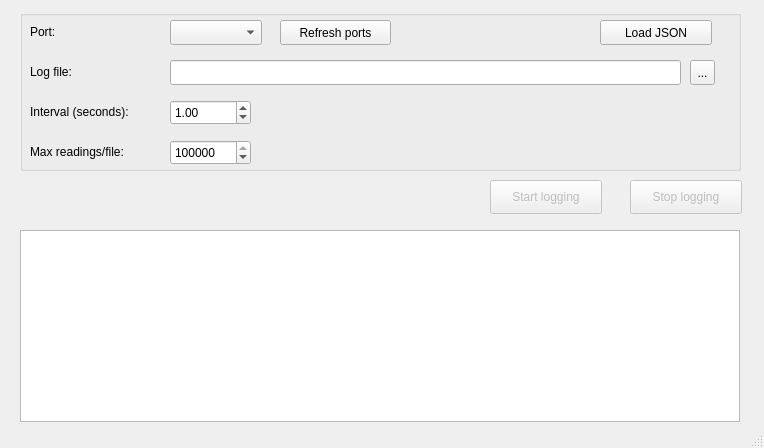
<?xml version="1.0" encoding="UTF-8"?>
<ui version="4.0">
 <class>hi</class>
 <widget class="QMainWindow" name="hi">
  <property name="enabled">
   <bool>true</bool>
  </property>
  <property name="geometry">
   <rect>
    <x>0</x>
    <y>0</y>
    <width>764</width>
    <height>448</height>
   </rect>
  </property>
  <property name="windowTitle">
   <string>Modbus Reader</string>
  </property>
  <property name="animated">
   <bool>true</bool>
  </property>
  <property name="dockNestingEnabled">
   <bool>false</bool>
  </property>
  <widget class="QWidget" name="centralwidget">
   <widget class="QTextBrowser" name="statusdisplay">
    <property name="geometry">
     <rect>
      <x>20</x>
      <y>230</y>
      <width>720</width>
      <height>192</height>
     </rect>
    </property>
   </widget>
   <widget class="QGroupBox" name="groupBox">
    <property name="geometry">
     <rect>
      <x>20</x>
      <y>10</y>
      <width>721</width>
      <height>161</height>
     </rect>
    </property>
    <property name="title">
     <string/>
    </property>
    <widget class="QLabel" name="label_2">
     <property name="geometry">
      <rect>
       <x>10</x>
       <y>52</y>
       <width>101</width>
       <height>19</height>
      </rect>
     </property>
     <property name="text">
      <string>Log file:</string>
     </property>
    </widget>
    <widget class="QLineEdit" name="filenamebox">
     <property name="geometry">
      <rect>
       <x>150</x>
       <y>50</y>
       <width>511</width>
       <height>25</height>
      </rect>
     </property>
     <property name="text">
      <string/>
     </property>
    </widget>
    <widget class="QLabel" name="label">
     <property name="geometry">
      <rect>
       <x>10</x>
       <y>92</y>
       <width>131</width>
       <height>19</height>
      </rect>
     </property>
     <property name="text">
      <string>Interval (seconds):</string>
     </property>
    </widget>
    <widget class="QDoubleSpinBox" name="timeinterval">
     <property name="geometry">
      <rect>
       <x>150</x>
       <y>90</y>
       <width>81</width>
       <height>25</height>
      </rect>
     </property>
     <property name="singleStep">
      <double>0.100000000000000</double>
     </property>
     <property name="value">
      <double>1.000000000000000</double>
     </property>
    </widget>
    <widget class="QToolButton" name="filebrowse">
     <property name="geometry">
      <rect>
       <x>670</x>
       <y>50</y>
       <width>25</width>
       <height>25</height>
      </rect>
     </property>
     <property name="text">
      <string>...</string>
     </property>
    </widget>
    <widget class="QLabel" name="label_3">
     <property name="geometry">
      <rect>
       <x>10</x>
       <y>132</y>
       <width>131</width>
       <height>19</height>
      </rect>
     </property>
     <property name="text">
      <string>Max readings/file:</string>
     </property>
    </widget>
    <widget class="QSpinBox" name="maxreading">
     <property name="geometry">
      <rect>
       <x>150</x>
       <y>130</y>
       <width>81</width>
       <height>25</height>
      </rect>
     </property>
     <property name="minimum">
      <number>10</number>
     </property>
     <property name="maximum">
      <number>1000000000</number>
     </property>
     <property name="singleStep">
      <number>1000</number>
     </property>
     <property name="value">
      <number>100000</number>
     </property>
    </widget>
    <widget class="QLabel" name="label_4">
     <property name="geometry">
      <rect>
       <x>10</x>
       <y>12</y>
       <width>101</width>
       <height>19</height>
      </rect>
     </property>
     <property name="text">
      <string>Port:</string>
     </property>
    </widget>
    <widget class="QComboBox" name="portselection">
     <property name="enabled">
      <bool>true</bool>
     </property>
     <property name="geometry">
      <rect>
       <x>150</x>
       <y>10</y>
       <width>92</width>
       <height>25</height>
      </rect>
     </property>
     <property name="acceptDrops">
      <bool>false</bool>
     </property>
     <property name="editable">
      <bool>false</bool>
     </property>
     <property name="currentText">
      <string/>
     </property>
     <property name="maxVisibleItems">
      <number>10</number>
     </property>
    </widget>
    <widget class="QPushButton" name="refreshport">
     <property name="geometry">
      <rect>
       <x>260</x>
       <y>10</y>
       <width>111</width>
       <height>25</height>
      </rect>
     </property>
     <property name="text">
      <string>Refresh ports</string>
     </property>
    </widget>
    <widget class="QPushButton" name="loadjson">
     <property name="geometry">
      <rect>
       <x>580</x>
       <y>10</y>
       <width>112</width>
       <height>25</height>
      </rect>
     </property>
     <property name="text">
      <string>Load JSON</string>
     </property>
    </widget>
   </widget>
   <widget class="QPushButton" name="startbutton">
    <property name="enabled">
     <bool>false</bool>
    </property>
    <property name="geometry">
     <rect>
      <x>490</x>
      <y>180</y>
      <width>112</width>
      <height>34</height>
     </rect>
    </property>
    <property name="text">
     <string>Start logging</string>
    </property>
   </widget>
   <widget class="QPushButton" name="stopbutton">
    <property name="enabled">
     <bool>false</bool>
    </property>
    <property name="geometry">
     <rect>
      <x>630</x>
      <y>180</y>
      <width>112</width>
      <height>34</height>
     </rect>
    </property>
    <property name="text">
     <string>Stop logging</string>
    </property>
   </widget>
  </widget>
  <widget class="QStatusBar" name="statusbar"/>
 </widget>
 <tabstops>
  <tabstop>timeinterval</tabstop>
  <tabstop>startbutton</tabstop>
 </tabstops>
 <resources/>
 <connections/>
</ui>
